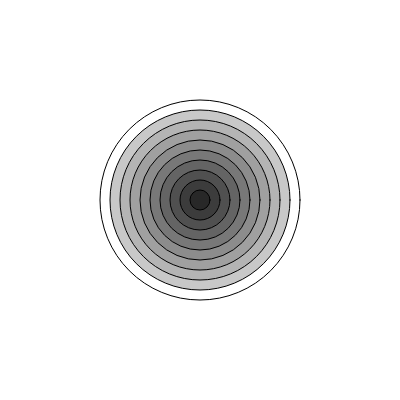
Frame 1 (no input)
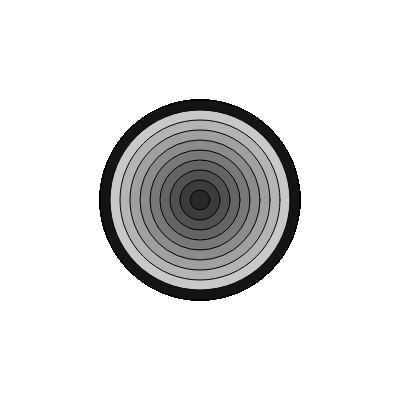
Frame 60 (no input)
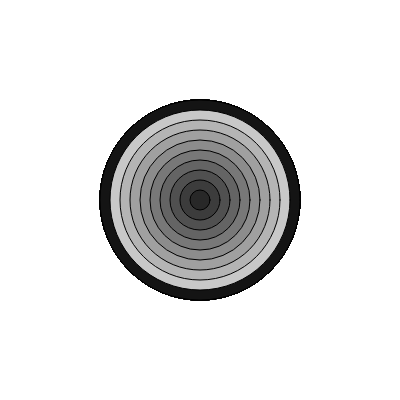
Frame 120 (the mouse pressed at the canvas centre since frame 60)

The p5.js sketch that drew these frames (run headless with seeded random() and noise() and a simulated clock; from frame 60 on, the mouse is pressed at the canvas centre):

// p5.js sketch
// ── sketch.js
function setup() {
   var x = 2;
	var y = 3;
	x = (x * 3) - y;
	y = x + x;
	x--;
	y++;
	console.log(x + y);
	/*
	it logs 9, I had comments explaining each variable after
	each line but p5 decided to close without saving
	*/ 
	
	
  //2: width, height (integers of canvas width and height)
  //2: focused is a bool which says whether the game is in focus
  
  //3:
  badNameGenerator("slow","walking","wookie");
  //3
  
  //4
  console.log(cube(10));
  
  //5
  console.log(isEven(21)); //it compiles and it works. yes i double checked.
  createCanvas(400,400);
}

function isEven(O){
	if(O%2){ //not a typo, test it!
		console.log("odd");
	} else {
		console.log("even");
	}
}

function draw() {
	for(var i = height/2; i > 0; i-=20){
		ellipse(200,200,i);
		fill(i,i,i);
	}
}



function badNameGenerator(slow,walking,wookie){
	console.log(slow);  //intentionaly confusing
	console.log(walking);
	console.log(wookie);
	console.log("is your rad band name!");
}
function cube(lake){
	return lake*lake*lake;
}0
